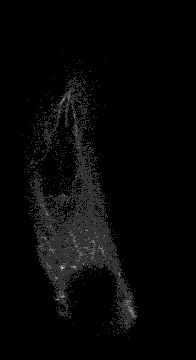
#> input picture raw_source/1_WT_218/02.tif, 196 x 360 px
$ python -i image_processing.py   (imports and definitions only)
#> lines starting #> are read from the running program, lines starting #| are printed output that depends on the picture; after the words box and inside, x2 and y2 are one past the last pixel; in counts of white or black regions, pixels touching at a corner belong together
#> further down, picture is the input picture: shape (360, 196, 3); min 0, max 5, mean 0.131
"""Image processing helpers for ActinTrackCV."""

from __future__ import annotations

from dataclasses import asdict, dataclass
from typing import Any

import numpy as np


@dataclass(frozen=True)
class TrackingCrop:
    """Detected 2D tracking crop for the filament-rich cell region."""

    x0: int
    y0: int
    x1: int
    y1: int
    cutoff_y: int
    foreground_bbox: dict[str, int]
    confidence: float
    method: str
    signal_source: str
    notes: str

    def as_dict(self) -> dict[str, Any]:
        return asdict(self)


# [166 lines left out: functions _smooth_1d, _normalise_signal, actin_signal_image, _largest_foreground_component, detect_tracking_crop, crop_tracking_region, not called in this run]


DEFAULT_SEGMENT_PARAMS: dict[str, Any] = {
    "threshold_method": "otsu",
    "manual_threshold": 128,
    "min_area": 500,
    "blur_kernel": 5,
    "morph_close": 2,
    "morph_open": 1,
}


def segment_cell(frame: np.ndarray, params: dict[str, Any] | None = None) -> np.ndarray:
    """
    Whole-cell binary mask (uint8 0/1) via classical CV.

    Used for long-axis orientation, not perfect segmentation.
    """
    import cv2

    p = {**DEFAULT_SEGMENT_PARAMS, **(params or {})}
    if frame.ndim == 3:
        gray = cv2.cvtColor(frame, cv2.COLOR_BGR2GRAY)
    else:
        gray = frame.astype(np.uint8)

    lo, hi = np.percentile(gray, [1.0, 99.5])
#> lo = 0; hi = 2
    if hi > lo:
        gray = np.clip((gray.astype(np.float32) - lo) * 255.0 / (hi - lo), 0, 255).astype(
            np.uint8
        )
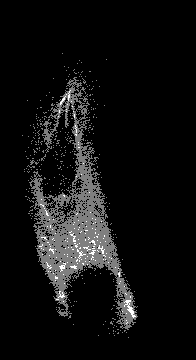
#> gray: shape (360, 196); min 0, max 255, mean 16.6

    k = max(3, int(p["blur_kernel"]) | 1)
    blurred = cv2.GaussianBlur(gray, (k, k), 0)
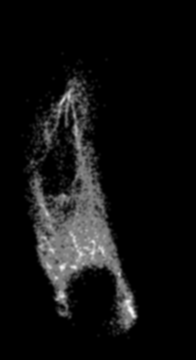
#> blurred: shape (360, 196); min 0, max 249, mean 16.6
    method = str(p.get("threshold_method", "otsu")).lower()

    if method == "adaptive":
        block = max(11, int(p.get("adaptive_block", 31)) | 1)
        mask = cv2.adaptiveThreshold(
            blurred,
            255,
            cv2.ADAPTIVE_THRESH_GAUSSIAN_C,
            cv2.THRESH_BINARY,
            block,
            2,
        )
    elif method == "manual":
        thresh = int(p.get("manual_threshold", 128))
        _, mask = cv2.threshold(blurred, thresh, 255, cv2.THRESH_BINARY)
    else:
        _, mask = cv2.threshold(
            blurred, 0, 255, cv2.THRESH_BINARY + cv2.THRESH_OTSU
        )
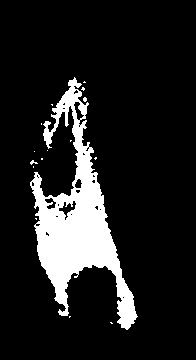
#> mask: shape (360, 196); 12.8% white; 16 white regions (15 under 20 px), largest, box (x1, y1, x2, y2) and area: (30, 77, 138, 330) 8952

    close_k = max(1, int(p.get("morph_close", 2)))
    open_k = max(1, int(p.get("morph_open", 1)))
    kernel = np.ones((5, 5), dtype=np.uint8)
    if close_k > 0:
        mask = cv2.morphologyEx(mask, cv2.MORPH_CLOSE, kernel, iterations=close_k)
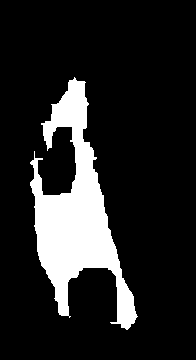
#> mask: shape (360, 196); 14.7% white; 1 white region, box (x1, y1, x2, y2) and area: (30, 77, 138, 330) 10361
    if open_k > 0:
        mask = cv2.morphologyEx(mask, cv2.MORPH_OPEN, kernel, iterations=open_k)
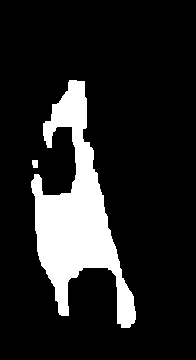
#> mask: shape (360, 196); 14.5% white; 2 white regions

    contours, _ = cv2.findContours(mask, cv2.RETR_EXTERNAL, cv2.CHAIN_APPROX_SIMPLE)
#> contours = 2 contours; box (x1, y1, x2, y2) and area: (31, 80, 136, 328) 9782, (32, 160, 38, 168) 32
    if not contours:
        raise ValueError("No cell contour found for segmentation.")

    min_area = int(p.get("min_area", 500))
    contours = [c for c in contours if cv2.contourArea(c) >= min_area]
#> contours = 1 contour; box (x1, y1, x2, y2) and area: (31, 80, 136, 328) 9782
    if not contours:
        raise ValueError("No contour large enough to represent the cell.")

    largest = max(contours, key=cv2.contourArea)
#> largest = contour of 235 points, box (x1, y1, x2, y2) (31, 80, 136, 328), area 9782
    out = np.zeros(gray.shape, dtype=np.uint8)
    cv2.drawContours(out, [largest], -1, 1, thickness=cv2.FILLED)
#> out: shape (360, 196); values 0 (black) and 1 (white), 14.4% white; 1 white region, box (x1, y1, x2, y2) and area: (31, 80, 136, 328) 10191
    return out


# [169 lines left out: functions compute_cell_axis, rotate_image_and_mask, apply_flip, auto_orient_cell, draw_orientation_overlay, draw_rect_roi_preview and 4 more, not called in this run]

>>> import cv2
>>> picture = cv2.imread('../raw_source/1_WT_218/02.tif')
>>> result = segment_cell(picture)
